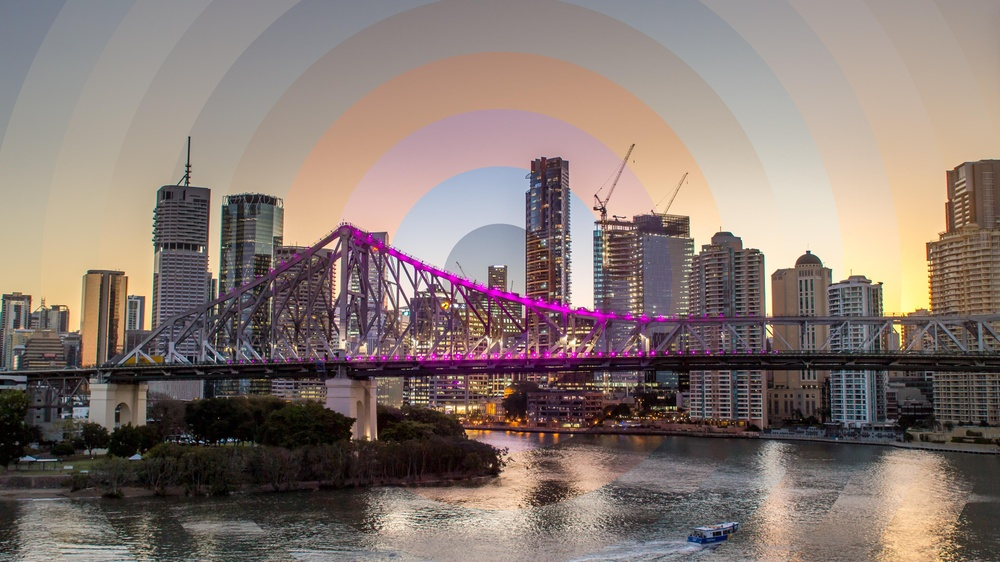
#> input picture images/timeslice_circle_10_images.jpg, 1000 x 562 px, shrunk from 4096 x 2304 before the run; its folder holds 4 pictures in this run
$ python vertical_slice.py
#> lines starting #> are read from the running program, lines starting #| are printed output that depends on the picture
import glob
from PIL import Image


def vertical_slice():
    path = "images/*.jpg"
    image_files = glob.glob(path)


    # get dimensions of image
    img = Image.open(image_files[0])
#> img is the input picture: PIL image 1000x562 RGB; mean R, G, B 134.4, 119.7, 114.1
    width, height = img.size
#> width = 1000; height = 562
    # how wide each slice will be
    spacing = width // len(image_files)
#> spacing = 250
    # top left coords of each slice for cropping
    left, top = 0, 0

    base_img = Image.new('RGB',(width, height), 'white')
#> base_img: PIL image 1000x562 RGB; every value is 255

    for image_file in image_files:
        current_img = Image.open(image_file)
        slice = current_img.crop((left, top, left + spacing, height))
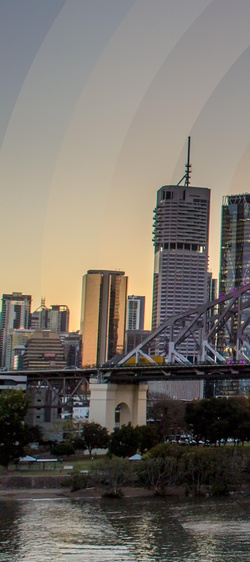
#> slice: PIL image 250x562 RGB; mean R, G, B 117.6, 111.6, 103.8
        base_img.paste(slice, (left, top))
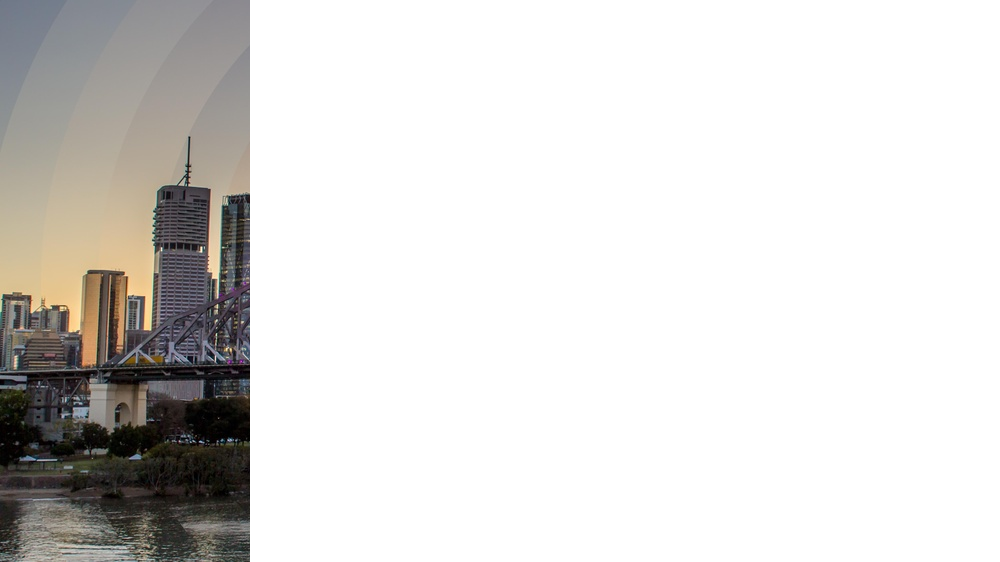
#> base_img: PIL image 1000x562 RGB; mean R, G, B 220.6, 219.2, 217.2
        left += spacing
#> left = 250
#> pass 2 of the loop in vertical_slice, `for image_file in image_files:`:
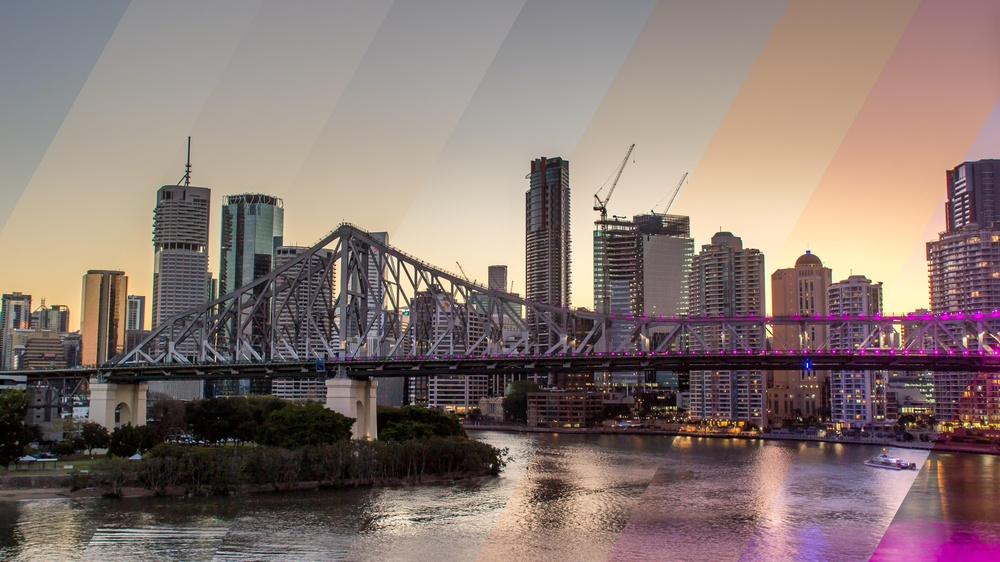
#> input picture images/timeslice_diagonal_10_images.jpg, 1000 x 562 px, shrunk from 4096 x 2304 before the run
#> in vertical_slice, current_img is the input picture: PIL image 1000x562 RGB; mean R, G, B 134.5, 117.7, 112.8
#> in vertical_slice, `slice = current_img.crop((left, top, left + spacing, height))`:
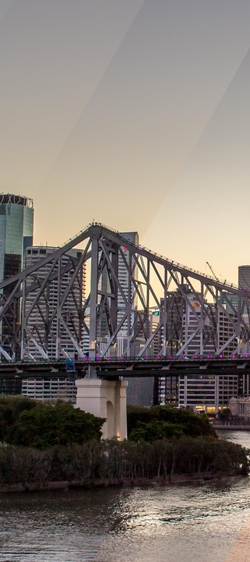
#> slice: PIL image 250x562 RGB; mean R, G, B 126.2, 118.3, 112.5
#> in vertical_slice, `base_img.paste(slice, (left, top))`:
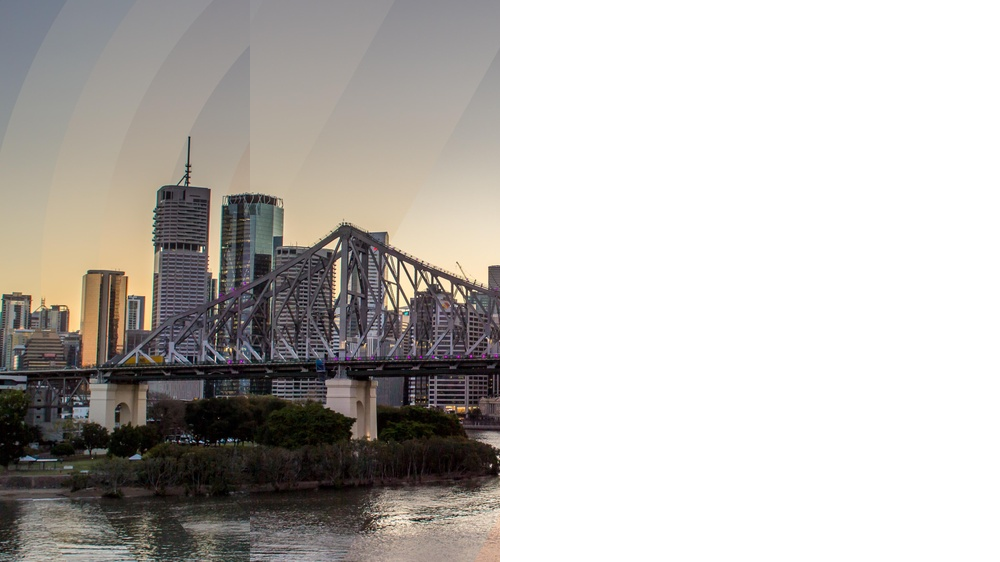
#> base_img: PIL image 1000x562 RGB; mean R, G, B 188.4, 185, 181.6
#> pass 3 of the loop in vertical_slice, `for image_file in image_files:`:
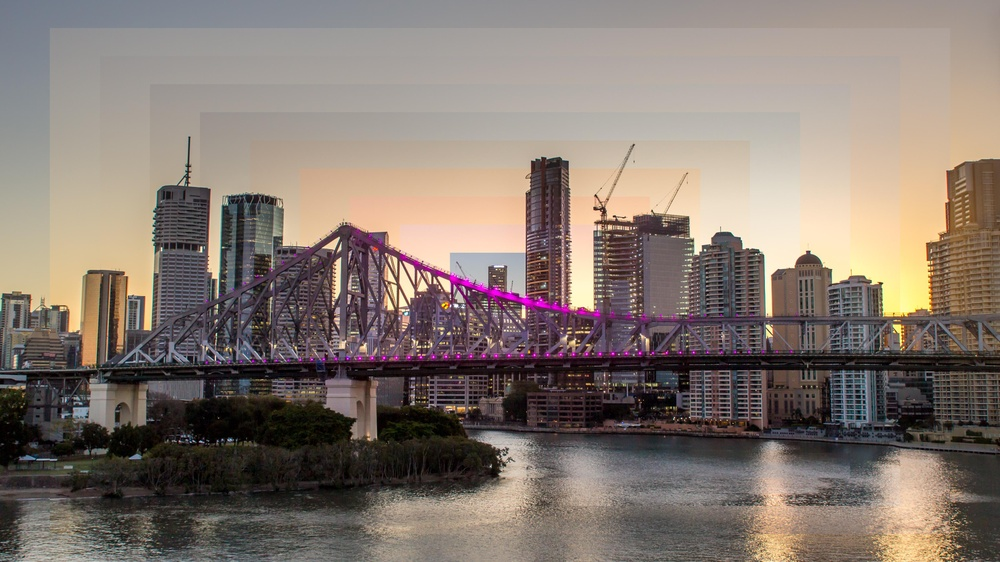
#> input picture images/timeslice_rectangle_10_images.jpg, 1000 x 562 px, shrunk from 4096 x 2304 before the run
#> in vertical_slice, current_img is the input picture: PIL image 1000x562 RGB; mean R, G, B 132.7, 120.3, 112.1
#> in vertical_slice, `slice = current_img.crop((left, top, left + spacing, height))`:
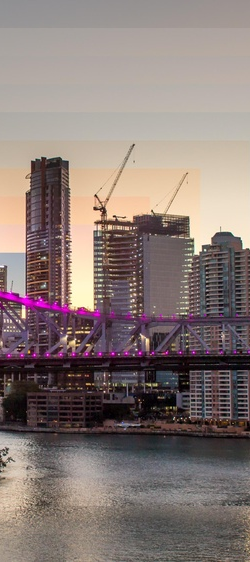
#> slice: PIL image 250x562 RGB; mean R, G, B 135.8, 121.7, 117.8
#> in vertical_slice, `base_img.paste(slice, (left, top))`:
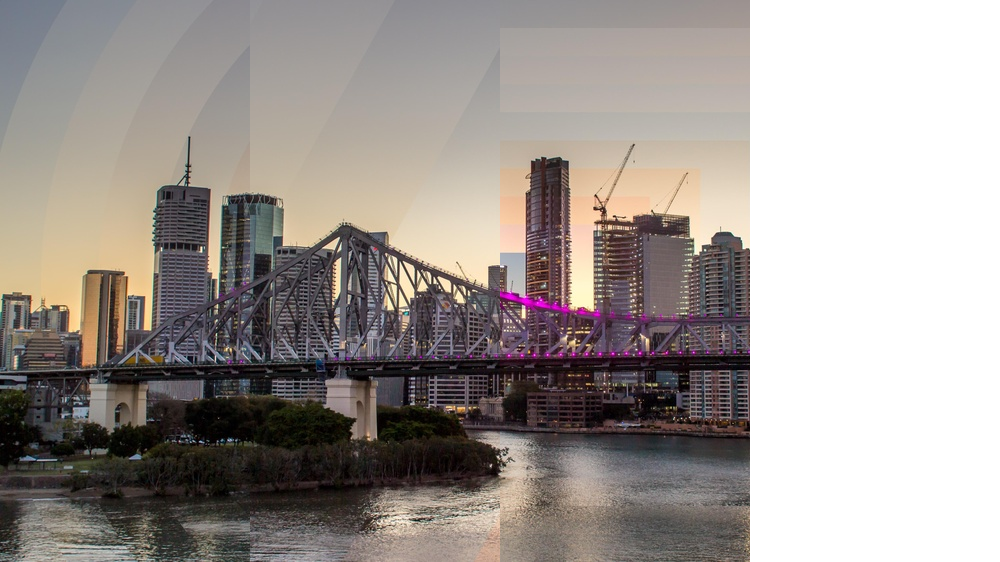
#> base_img: PIL image 1000x562 RGB; mean R, G, B 158.7, 151.7, 147.3
#> the loop made 4 passes; the first 3 are shown


    # save image
    base_img.save("time_slice_result.jpeg")
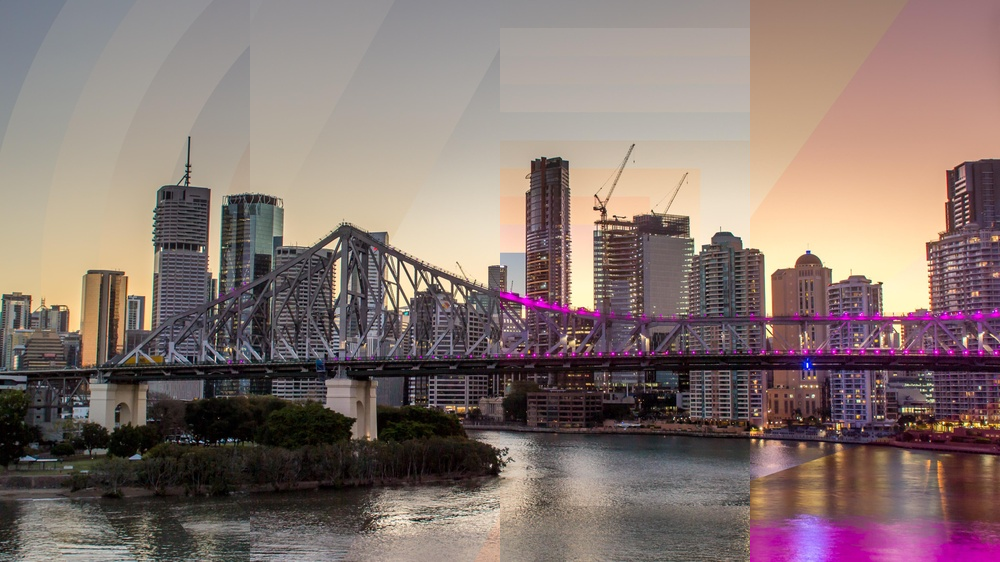
#> saved as time_slice_result.jpeg: PIL image 1000x562 RGB; mean R, G, B 134, 116.6, 112.3
    print('Done...')

if __name__ == "__main__":
    vertical_slice()
